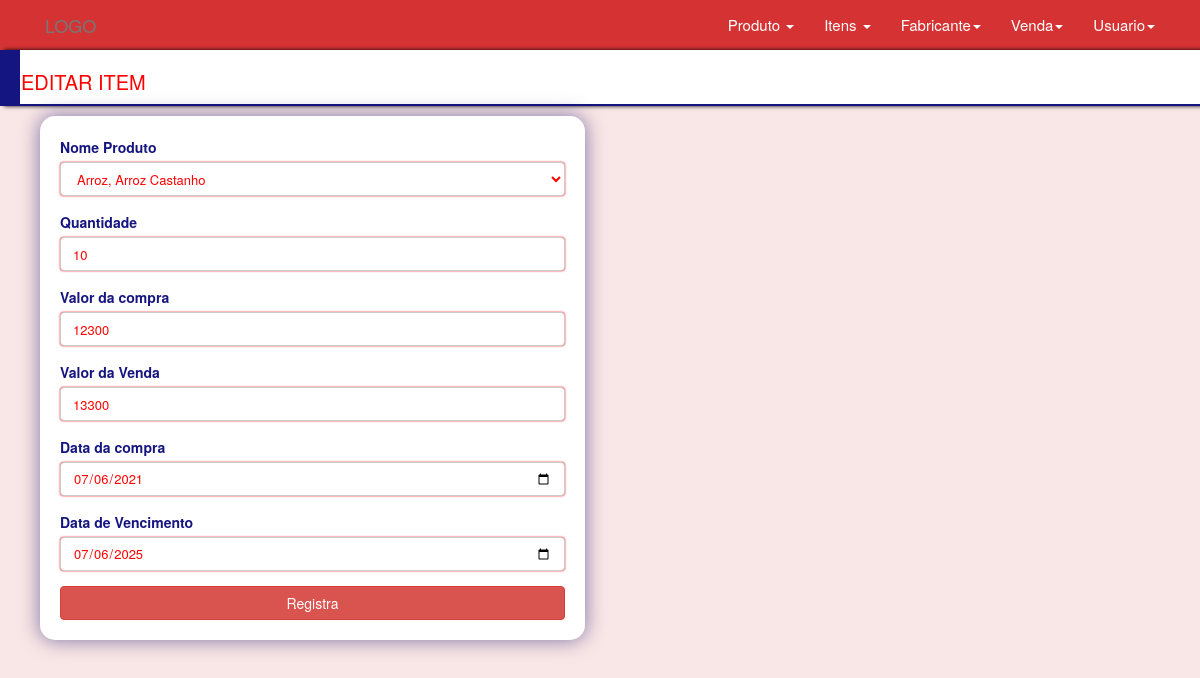
The app's page /views/?pg=itens/edita&idItem=1&&ac=edita (signed in) with its own data.
### tables this page shows
CREATE TABLE `itens` (
  `idItem` int(11) NOT NULL,
  `Produto_idProduto` int(11) NOT NULL,
  `QuantItens` int(11) NOT NULL,
  `QuantItensVendido` int(11) NOT NULL,
  `QItemEstoque` int(11) NOT NULL,
  `ValorCompraItem` decimal(10,0) NOT NULL,
  `ValorVendaItem` decimal(10,0) NOT NULL,
  `DataCompraItem` date DEFAULT NULL,
  `DataVencimentoItem` date DEFAULT NULL,
  `itens_ativo` int(11) NOT NULL DEFAULT '1',
  `Usuario_idUser` int(11) NOT NULL
);

### App/Models/connection.php (called while the page is built, shortened)
<?php
 abstract class Connect {
 	private $host = "localhost";
 	private $user = "root";
 	private $pass = "";
 	private $bd   = "control_estoque";
 	public function __construct()
 	{
 		try{
	 		$dns = "mysql:host=".$this->host.";dbname=".$this->bd;
	 		$sql = new PDO($dns,$this->user,$this->pass);
	 		$sql->setAttribute(PDO::ATTR_ERRMODE,PDO::ERRMODE_EXCEPTION);
	 		$this->con = $sql;
	 	}catch(PDOException $e){
	 		if($e->getCode() == 2002){
	 			echo "O servidor esta desligado";
	 		}else{
	 			echo $e->getCode();
	 		}
	 	}
 	}
 }
?>

### App/Models/produto.class.php (called while the page is built, shortened)
<?php
	require_once 'connection.php';
	class Produto extends Connect
	{
		public function listarProduto($public)
		{
			try {
				$listar = $this->con->prepare("SELECT * FROM produto JOIN marca ON produto.idProduto = marca.pro_idProduto JOIN fabricante ON marca.fabri_idFabricante = fabricante.idFabricante WHERE Pro_ativo = ?");
				$listar->bindValue(1,$public);
				$listar->execute();
				if($listar->rowCount()>0){
					$dados = $listar->fetchAll(PDO::FETCH_OBJ);
					return $dados;
				}else{
					return $dados = 0;
				}
			} catch (Exception $e) {
			}
		}
	}
 ?>

### App/Models/itens.class.php (called while the page is built, shortened)
<?php
	require_once 'connection.php';
	class Itens extends Connect
	{
		public function buscaDadosItens($idItens)
		{
				$ativo = 1;
			try {
				$listar = $this->con->prepare("SELECT * FROM itens JOIN produto ON itens.Produto_idProduto = produto.idProduto JOIN marca ON marca.pro_idProduto = produto.idProduto WHERE itens.idItem = ? AND  itens_ativo = ? ");
				 $listar->bindValue(1,$idItens);
				 $listar->bindValue(2,$ativo);
				 $listar->execute();
				if($listar->rowCount()==1){
					$dados = $listar->fetchAll(PDO::FETCH_OBJ);
					return $dados;
				}else{
					return $dados = 0;
				}
			} catch (Exception $e) {
			}
		}
	}
 ?>

### views/itens/edita.php (the view, shortened to what this page needs)
<?php
if(isset($_GET["ac"]) && isset($_GET["idItem"]) &&$_GET["idItem"]>0){
		require '../App/Models/itens.class.php';
		require '../App/Models/produto.class.php';
		$idItem 	= $_GET["idItem"];
		$itens 		= new Itens();
		$produto 	= new Produto();
		$dados 		= $itens->buscaDadosItens($idItem);
		$dadosP		= $produto->listarProduto(1);
?>
<!DOCTYPE html>
<html lang="pt-br">
<head>
	<link rel="stylesheet" type="text/css" href="../dist/bootstrap/css/bootstrap.css" />
	<link rel="stylesheet" type="text/css" href="../dist/bootstrap/css/estilo.css" />
</head>
<?php
require_once '../layout/layout.php';
echo $header;
echo'
	<div class="container-header">
		<div><h1>Editar item</h1></div>
	</div>
	<div class="container">
		<div class="row background">
			';
			if($dados){
	echo'	<div class="col-sm-6">
				<form class="form style-form"  method="post" action="../App/database/insertitens.php" class="modal" id="form_modal_edita">
					<div class=""id="form_cadastra">';
						$d = new arrayIterator($dados);
						while($d->valid()){
					echo'
						<div class="form-group">
							<label for="nome">Nome Produto</label>
							<select name="idProduto" class="form-control">';
									if($dados != 0){
										$dP 	= new arrayIterator($dadosP);
										while($dP->valid()){
											if($dP->current()->idProduto == $d->current()->Produto_idProduto){
												$selected= "selected";
											}else{
												$selected="";
											}
											echo '<option '.$selected.' value="'.$dP->current()->idProduto.'">'.$dP->current()->NomeProduto.', '.$dP->current()->Descricao.'</option>';
											$dP->next();
										}
									}
					echo	'</select>
						</div>
						<div class="form-group">
							<label for="t">Quantidade</label>
							<input type="number" id="t"name="QuantItens" value="'.$d->current()->QuantItens.'" min="1" class="form-control" placeholder="Digite quantidade de produto "required >
						</div>
						<div class="form-group">
							<label for="e">Valor da compra</label>
							<input type="number" min="1" id="e"name="ValorCompraItem" value="'.$d->current()->ValorCompraItem.'" class="form-control" placeholder="Digite o valor que custou " required >
						</div>
						<div class="form-group">
							<label for="vv">Valor da Venda</label>
							<input type="number" min="1" id="vv"name="ValorVendaItem" value="'.$d->current()->ValorVendaItem.'" class="form-control" placeholder="Digite o valor que sera vendido " required >
						</div>
						<div class="form-group">
							<label for="m">Data da compra</label>
							<input type="date" id="m"name="DataCompraItem" value="'.$d->current()->DataCompraItem.'"  class="form-control"  required>
						</div>
						<div class="form-group">
							<label for="dv">Data de Vencimento</label>
							<input type="date" id="dv"name="DataVencimentoItem" value="'.$d->current()->DataVencimentoItem.'" class="form-control"  required>
						</div>
						<input type="hidden" name="idItens" value="'.$d->current()->idItem.'">
						';
							$d->next();
						}
						echo'
						<div>
							<button type="submit" class="btn btn-danger btn-block" id="btn_cadastra"
								data-toggle="modal" data-target="#janela_erro" name="Editar" value="editar_itens">
						     Registra
						</button>
						</div>
				</div>
				</form>
			</div>
			<div class="col-sm-6" >
			</div>';
			}else{
				echo "Não foi encontra dados";
			}
			echo'
		</div>
	</div>';
	echo $footer;
}else{
	header("location:?pg=usuario/usuario");
}
?>

### records on screen
itens: QuantItens "10", ValorCompraItem "12300", ValorVendaItem "13300", DataCompraItem "07/06/2021", DataVencimentoItem "07/06/2025"

### other values on screen
form field idProduto "Arroz, Arroz Castanho"
